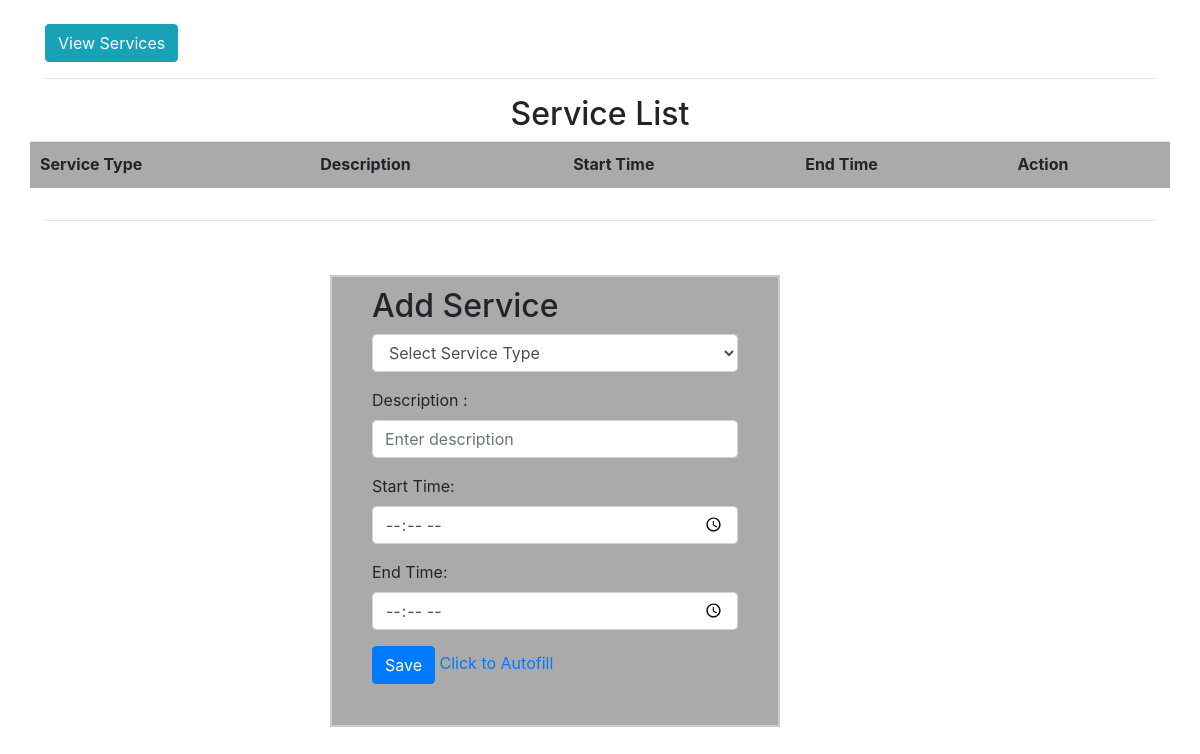
The page /Meedumi/index.php on the database as committed earlier.
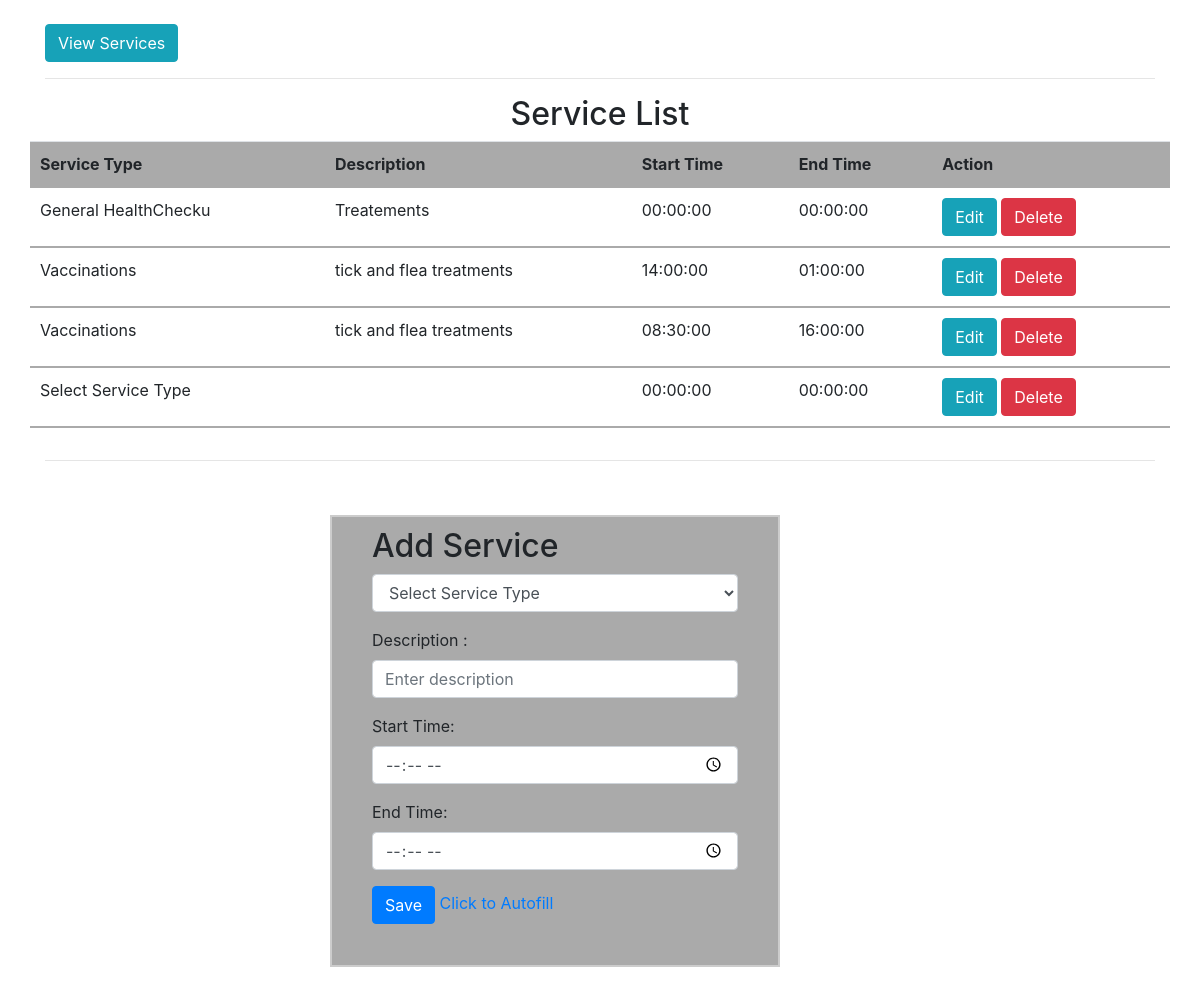
The same page on the database as committed later.
### tables this page shows
CREATE TABLE `services` (
  `serviceId` int(11) NOT NULL,
  `serviceType` varchar(20) NOT NULL,
  `description` varchar(100) NOT NULL,
  `startTime` time NOT NULL,
  `endTime` time NOT NULL,
  `status` tinyint(1) NOT NULL
);

### Meedumi/process.php (called while the page is built, shortened)
<?php
$update= false;
$stype = '';
$descript = '';
$stime = '';
$etime = '';
?>

### Meedumi/index.php (the view, shortened to what this page needs)
<!DOCTYPE html>
<html>
	<head>
		<link rel="stylesheet" href="https://stackpath.bootstrapcdn.com/bootstrap/4.3.1/css/bootstrap.min.css">
		<link rel="stylesheet" href="style/indexstyle.css">
	</head>
<body>
	<?php require_once 'process.php';?>
	<div class ="container">
	<?php
		$mysqli = new mysqli('localhost:3306','root','','animalcare') or die(mysql_error($mysqli));
		$result = $mysqli->query("SELECT * FROM services WHERE status=0") or die ($mysqli->error);
	?>
<br>
	<div class="form-group">
	<a href="viewservice.php"  class="btn btn-info" name="submit">View Services</a>
	</div>
	<hr>
	<div class="row justify-content-center">
	<h2>Service List</h2>
		<table class="table">
			<thead>
				<tr>
					<th>Service Type</th>
					<th>Description </th>
					<th>Start Time</th>
					<th>End Time</th>
					<th colspan="2">Action</th>
				</tr>
			</thead>
			<?php
				while ($row = $result->fetch_assoc()): ?>
			<tr>
				<td><?php echo $row['serviceType']; ?></td>
				<td><?php echo $row['description']; ?></td>
				<td><?php echo $row['startTime']; ?></td>
				<td><?php echo $row['endTime']; ?></td>
				<td>
					<a href="index.php?edit=<?php echo $row['serviceId'];?>"
						class ="btn btn-info">Edit</a>
					<a href="process.php?delete=<?php echo $row['serviceId'];?>" onClick="return confirm('Are you sure want to delete this?')"
						class ="btn btn-danger">Delete</a>
				</td>
			</tr>
			<?php endWhile; ?>
		</table>
	</div>
	<hr>
		<div class="row justify-content-center" >
		<form action ="process.php" method="POST" class="main">
			<div class="form-group">
			<h2>Add Service</h2>
				<select class="form-control"  name="serviceType"  id="input1" value="<?php echo $stype; ?>">
					<option>Select Service Type</option>
				</select>
			</div>
			<div class="form-group">
				<label for="">Description :</label>
				<input type="textarea" name="description" class="form-control" value="<?php echo $descript; ?>"placeholder="Enter description" id="input2" required>
			</div>
			<div class="form-group">
				<label for="">Start Time:</label>
				<input type="time" name="startTime" class="form-control" value="<?php echo $stime; ?>" id="input3" required>
			</div>
			<div class="form-group">
				<label for="">End Time:</label>
				<input type="time" name="endTime" class="form-control" value="<?php echo $etime ?>" id="input4" required>
			</div>
			<div class="form-group">
			<?php
			if($update == true):
			?>
				<button type="submit" name="update" class="btn btn-info">Update</button>
				<?php else: ?>
				<button type="submit" name="submit" class="btn btn-primary">Save</button>
				<?php endif; ?>
				<a href="#" onClick="autoFill(); return true;" >Click to Autofill</a>
			</div>
		</form>
		</div>
	</div>
	</body>
	</html>

Rows that differ between the two databases and show on the page:
now on this page (row edited): services: serviceType "General HealthChecku", description "Treatements", startTime "00:00:00", endTime "00:00:00"
now on this page (row edited): services: serviceType "Vaccinations", description "tick and flea treatments", startTime "14:00:00", endTime "01:00:00"
added services: serviceType "Vaccinations", description "tick and flea treatments", startTime "08:30:00", endTime "16:00:00"
added services: serviceType "Select Service Type", startTime "00:00:00", endTime "00:00:00"
